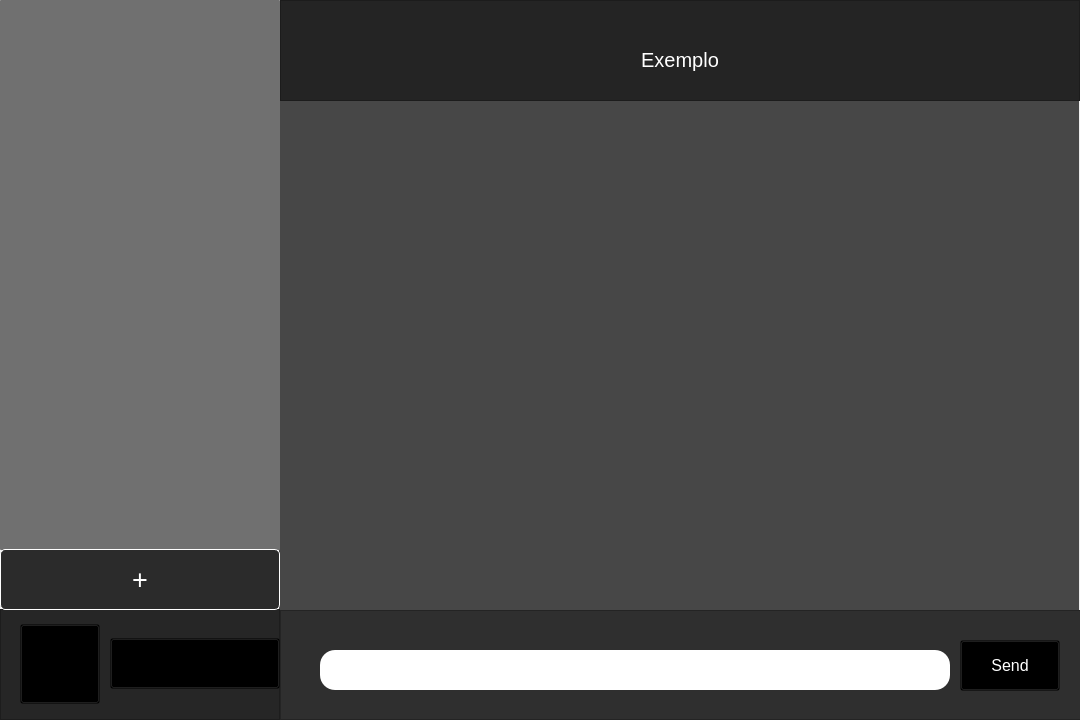
<?xml version="1.0" encoding="UTF-8"?>
<ui version="4.0">
 <class>MainWindow</class>
 <widget class="QMainWindow" name="MainWindow">
  <property name="geometry">
   <rect>
    <x>0</x>
    <y>0</y>
    <width>1080</width>
    <height>720</height>
   </rect>
  </property>
  <property name="windowTitle">
   <string>MainWindow</string>
  </property>
  <widget class="QWidget" name="centralwidget">
   <widget class="QFrame" name="name_frame">
    <property name="geometry">
     <rect>
      <x>280</x>
      <y>0</y>
      <width>800</width>
      <height>101</height>
     </rect>
    </property>
    <property name="styleSheet">
     <string notr="true">#name_frame {
	background-color: rgb(36, 36, 36);
}</string>
    </property>
    <property name="frameShape">
     <enum>QFrame::StyledPanel</enum>
    </property>
    <property name="frameShadow">
     <enum>QFrame::Raised</enum>
    </property>
    <widget class="QLabel" name="nome_da_sala">
     <property name="geometry">
      <rect>
       <x>0</x>
       <y>20</y>
       <width>800</width>
       <height>80</height>
      </rect>
     </property>
     <property name="font">
      <font>
       <pointsize>15</pointsize>
       <weight>50</weight>
       <bold>false</bold>
       <underline>false</underline>
      </font>
     </property>
     <property name="styleSheet">
      <string notr="true">#nome_da_sala {
	color: white;
}</string>
     </property>
     <property name="text">
      <string>Exemplo</string>
     </property>
     <property name="scaledContents">
      <bool>true</bool>
     </property>
     <property name="alignment">
      <set>Qt::AlignCenter</set>
     </property>
     <property name="margin">
      <number>0</number>
     </property>
     <property name="indent">
      <number>50</number>
     </property>
    </widget>
   </widget>
   <widget class="QFrame" name="send_frame">
    <property name="geometry">
     <rect>
      <x>280</x>
      <y>610</y>
      <width>801</width>
      <height>110</height>
     </rect>
    </property>
    <property name="styleSheet">
     <string notr="true">#send_frame {
		background-color: rgb(47, 47, 47);
}</string>
    </property>
    <property name="frameShape">
     <enum>QFrame::StyledPanel</enum>
    </property>
    <property name="frameShadow">
     <enum>QFrame::Raised</enum>
    </property>
    <widget class="QLineEdit" name="line_msg">
     <property name="geometry">
      <rect>
       <x>40</x>
       <y>40</y>
       <width>630</width>
       <height>40</height>
      </rect>
     </property>
     <property name="font">
      <font>
       <pointsize>10</pointsize>
      </font>
     </property>
     <property name="toolTipDuration">
      <number>0</number>
     </property>
     <property name="styleSheet">
      <string notr="true">#line_msg {
	border-radius: 15px;
	color: black;
}</string>
     </property>
     <property name="text">
      <string/>
     </property>
     <property name="cursorPosition">
      <number>0</number>
     </property>
     <property name="clearButtonEnabled">
      <bool>false</bool>
     </property>
    </widget>
    <widget class="QPushButton" name="send_button">
     <property name="geometry">
      <rect>
       <x>680</x>
       <y>30</y>
       <width>100</width>
       <height>51</height>
      </rect>
     </property>
     <property name="font">
      <font>
       <pointsize>12</pointsize>
      </font>
     </property>
     <property name="cursor">
      <cursorShape>PointingHandCursor</cursorShape>
     </property>
     <property name="styleSheet">
      <string notr="true">#send_button {
	background-color: rgb(0, 0 ,0, 0);
	color: white;
}

#send_button::hover {
	background-color: black;
	color: white;
	border-radius: 15px;
}</string>
     </property>
     <property name="text">
      <string>Send</string>
     </property>
    </widget>
   </widget>
   <widget class="QListWidget" name="menu_list">
    <property name="geometry">
     <rect>
      <x>0</x>
      <y>0</y>
      <width>280</width>
      <height>550</height>
     </rect>
    </property>
    <property name="styleSheet">
     <string notr="true">#menu_list {
	background-color: rgb(112, 112, 112);
	border-radius: 1px;
}
#menu_list::item {
	height: 50px;
	width: 40px;
	margin: 3px;
	border-radius: 5px;
	background-color: rgb(49, 49, 49);
	color: white;
	text-align: center;
}

#menu_list::item:hover {
	border-color: white;
	border-width: 2px;
	border-style: solid;             
}

#menu_list::item::pressed {
	color: black;
	 background-color: white
}</string>
    </property>
    <property name="itemAlignment">
     <set>Qt::AlignCenter</set>
    </property>
   </widget>
   <widget class="QListWidget" name="msg_frame">
    <property name="geometry">
     <rect>
      <x>279</x>
      <y>100</y>
      <width>800</width>
      <height>510</height>
     </rect>
    </property>
    <property name="styleSheet">
     <string notr="true">#msg_frame {
	background-color: rgb(71, 71, 71);
	border: none;
}</string>
    </property>
   </widget>
   <widget class="QFrame" name="my_account">
    <property name="geometry">
     <rect>
      <x>0</x>
      <y>609</y>
      <width>280</width>
      <height>111</height>
     </rect>
    </property>
    <property name="styleSheet">
     <string notr="true">#my_account {
	background-color: rgb(38, 38, 38);
}
</string>
    </property>
    <property name="frameShape">
     <enum>QFrame::StyledPanel</enum>
    </property>
    <property name="frameShadow">
     <enum>QFrame::Raised</enum>
    </property>
    <widget class="QLabel" name="my_name_label">
     <property name="geometry">
      <rect>
       <x>110</x>
       <y>10</y>
       <width>170</width>
       <height>90</height>
      </rect>
     </property>
     <property name="font">
      <font>
       <pointsize>11</pointsize>
      </font>
     </property>
     <property name="styleSheet">
      <string notr="true">#my_name_label {
	color: white;
}</string>
     </property>
     <property name="text">
      <string>LittleKiwi</string>
     </property>
     <property name="indent">
      <number>15</number>
     </property>
    </widget>
    <widget class="QLabel" name="my_photo">
     <property name="geometry">
      <rect>
       <x>20</x>
       <y>15</y>
       <width>80</width>
       <height>80</height>
      </rect>
     </property>
     <property name="text">
      <string/>
     </property>
     <property name="pixmap">
      <pixmap>../../../../image/saphira.png</pixmap>
     </property>
     <property name="scaledContents">
      <bool>true</bool>
     </property>
    </widget>
    <widget class="QPushButton" name="my_name_button">
     <property name="geometry">
      <rect>
       <x>110</x>
       <y>29</y>
       <width>170</width>
       <height>51</height>
      </rect>
     </property>
     <property name="cursor">
      <cursorShape>PointingHandCursor</cursorShape>
     </property>
     <property name="styleSheet">
      <string notr="true">#my_name_button {
	background-color: rgb(0,0,0,0);
}</string>
     </property>
     <property name="text">
      <string/>
     </property>
    </widget>
    <widget class="QPushButton" name="my_photo_button">
     <property name="geometry">
      <rect>
       <x>20</x>
       <y>15</y>
       <width>80</width>
       <height>80</height>
      </rect>
     </property>
     <property name="cursor">
      <cursorShape>PointingHandCursor</cursorShape>
     </property>
     <property name="styleSheet">
      <string notr="true">#my_photo_button {
	background-color: rgb(0,0,0,0);
}</string>
     </property>
     <property name="text">
      <string/>
     </property>
    </widget>
   </widget>
   <widget class="QPushButton" name="new_room">
    <property name="geometry">
     <rect>
      <x>0</x>
      <y>549</y>
      <width>280</width>
      <height>61</height>
     </rect>
    </property>
    <property name="font">
     <font>
      <pointsize>20</pointsize>
     </font>
    </property>
    <property name="cursor">
     <cursorShape>PointingHandCursor</cursorShape>
    </property>
    <property name="styleSheet">
     <string notr="true">#new_room {
	background-color: rgb(43, 43, 43);
	border: 1px solid;
	border-color: white;
	border-radius: 5px;
	color: white;
}
</string>
    </property>
    <property name="text">
     <string>+</string>
    </property>
   </widget>
   <zorder>msg_frame</zorder>
   <zorder>menu_list</zorder>
   <zorder>name_frame</zorder>
   <zorder>send_frame</zorder>
   <zorder>my_account</zorder>
   <zorder>new_room</zorder>
  </widget>
 </widget>
 <resources/>
 <connections/>
</ui>
